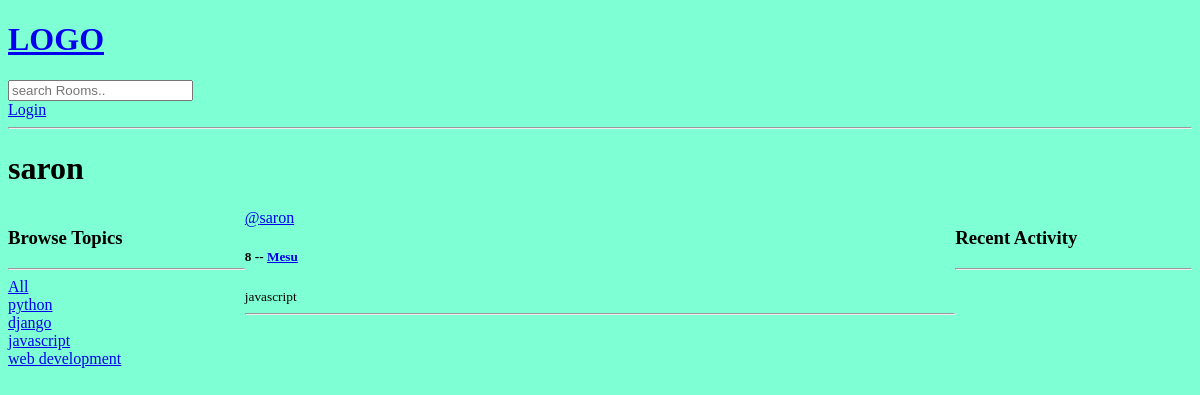
The page /profile/3/ on the database as committed earlier.
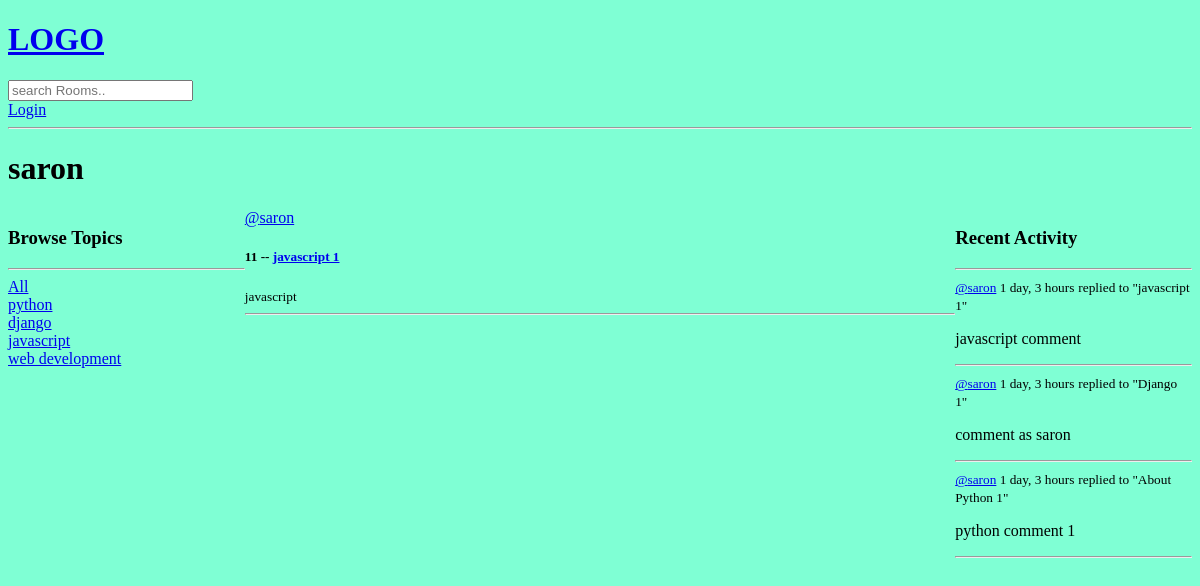
The same page on the database as committed later.
### base/models.py (models this page shows, shortened)
class Topic(models.Model):
    name = models.CharField(max_length = 200)

class Room(models.Model):
    host = models.ForeignKey(User, on_delete = models.SET_NULL, null = True)
    topic = models.ForeignKey(Topic, on_delete = models.SET_NULL, null = True)
    name = models.CharField(max_length=200)
    description = models.TextField(null=True, blank = True)
    participants = models.ManyToManyField(User, related_name='participants', blank =True)
    updated = models.DateTimeField(auto_now = True)
    created = models.DateTimeField(auto_now_add = True)
    class Meta:
        ordering = ['-updated','-created']
    def __str__(self):
        return str(self.name)

class Message(models.Model):
    user  = models.ForeignKey(User, on_delete = models.CASCADE)
    room = models.ForeignKey(Room,on_delete = models.CASCADE)
    body = models.TextField()
    updated = models.DateTimeField(auto_now = True)
    created = models.DateTimeField(auto_now_add = True)
    def __str__(self):
        return self.body[0:50]
    class Meta:
        ordering = ['-updated','-created']

### base/views.py (the view)
# urls.py: path('profile/<str:pk>/', views.userProfile, name="user-profile"),
def userProfile(request,pk):
    user = User.objects.get(id=pk)
    rooms = user.room_set.all()
    room_messages = user.message_set.all()
    topics = Topic.objects.all()
    context = {'user':user,'rooms':rooms,'room_messages': room_messages, 'topics': topics}
    return render(request,'base/profile.html', context)

### base/templates/base/profile.html (shortened to what this page needs)
{% extends 'main.html' %}
{% block content %}
<h1>{{user.username}}</h1>
<div class="profile-container">
    <div>
        {% include 'base/topics_component.html' %}
    </div>
    <div>
        {% include 'base/feed_component.html' %}
    </div>
    <div>
        {% include 'base/activity_component.html' %}
    </div>
</div>
{% endblock content %}

### templates/main.html (shortened to what this page needs)
<!DOCTYPE html>
{% load static %}
<html>
    <head>
        <link rel = 'stylesheet' type='text/css' media = 'screen' href="{% static 'styles/main.css' %}">
    </head>
    <body>
        {% include 'navbar.html' %}
        {% block content %}
        {% endblock %}
    </body>
</html>

### templates/navbar.html
<a href="/">
    <h1>LOGO</h1>
</a>
<form method="GET" action= " {% url 'home' %}">
    <input type="text" name="q" placeholder="search Rooms.."/>
</form>
{% if request.user.is_authenticated %}
<p>Hello {{request.user }} </p>
<a href = {% url 'logout' %}>Logout</a>
{% else %}
<a href = {% url 'login' %}>Login</a>
{% endif %}
<hr>

### base/templates/base/topics_component.html
<h3>Browse Topics</h3>
<hr>
<div>
   <a href = {% url 'home' %}>All</a>
</div>
{% for topic in topics %}
<div>
   <a href = {% url 'home' %}?q={{topic.name}}>{{topic.name}}</a>
</div>
{% endfor  %}

### base/templates/base/feed_component.html (shortened to what this page needs)
<div>
    {% for room in rooms %}
    <div>
       <a href='{% url 'user-profile' room.host.id %}'>@{{room.host.username}}</a>
       <h5>{{room.id}} -- <a href="{% url 'room' room.id %}">{{room.name}}</a></h5>
       <small>{{room.topic.name}}</small>
       <hr>
    </div>
    {% endfor %}
    </div>

### base/templates/base/activity_component.html (shortened to what this page needs)
<h3>Recent Activity</h3>
<hr>
{% for message in room_messages %}
<div>
<small><a href = "{% url 'user-profile' message.user.id %}">@{{message.user}}</a> {{message.created|timesince}}</small>
<small>replied to "{{message.room}}"</small>
<p>{{message}}</p>
</div>
<hr>
{% endfor %}

### static/styles/main.css (style rules this page uses)
body { background-color: aquamarine; }

### base/templates/base/profile.html (style rules this page uses)
.profile-container { display: grid; grid-template-columns: 1fr 3fr 1fr; }

Rows that differ between the two databases and show on the page:
removed Room: host.username "saron", id "8", name "Mesu", topic.name "javascript"
added Room: host.username "saron", id "11", name "javascript 1", topic.name "javascript"
added Message: user "saron", created "1 day, 3 hours", room "javascript 1", body "javascript comment"
added Message: user "saron", created "1 day, 3 hours", room "Django 1", body "comment as saron"
added Message: user "saron", created "1 day, 3 hours", room "About Python 1", body "python comment 1"
